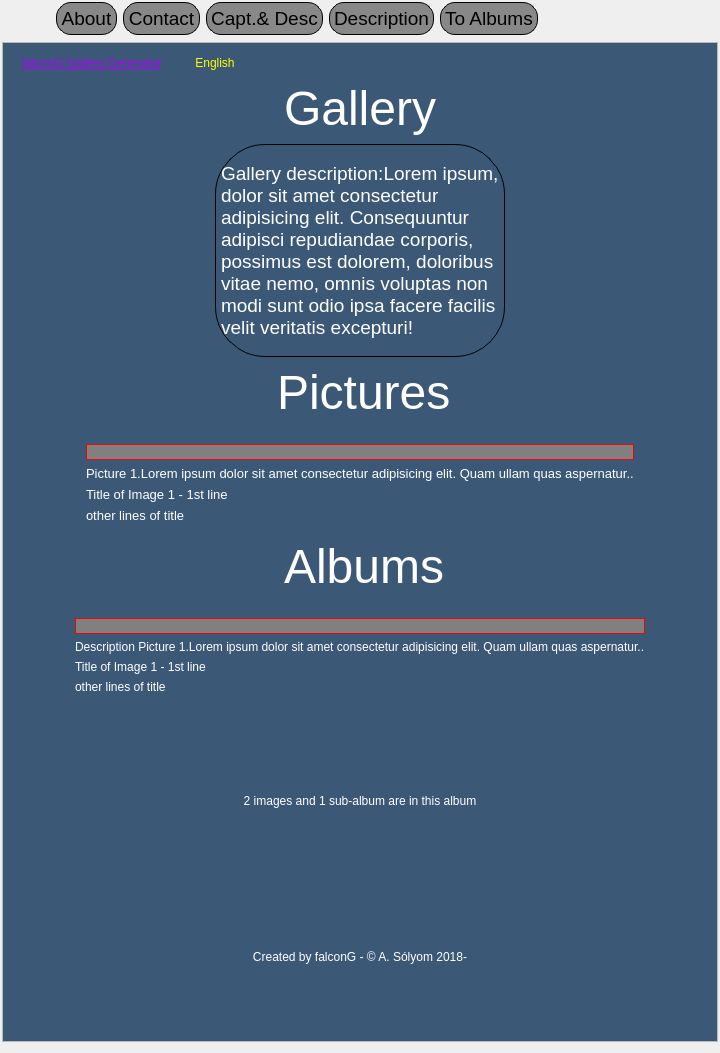
<?xml version="1.0" encoding="UTF-8"?>
<ui version="4.0">
 <class>DesignPageClass</class>
 <widget class="QWidget" name="DesignPageClass">
  <property name="geometry">
   <rect>
    <x>0</x>
    <y>0</y>
    <width>720</width>
    <height>1053</height>
   </rect>
  </property>
  <property name="windowTitle">
   <string>FalconG - Design form</string>
  </property>
  <layout class="QVBoxLayout" name="verticalLayout">
   <property name="leftMargin">
    <number>2</number>
   </property>
   <property name="topMargin">
    <number>1</number>
   </property>
   <property name="rightMargin">
    <number>2</number>
   </property>
   <item>
    <widget class="QWidget" name="widget" native="true">
     <property name="sizePolicy">
      <sizepolicy hsizetype="Expanding" vsizetype="Fixed">
       <horstretch>0</horstretch>
       <verstretch>0</verstretch>
      </sizepolicy>
     </property>
     <layout class="QHBoxLayout" name="horizontalLayout">
      <property name="leftMargin">
       <number>8</number>
      </property>
      <property name="topMargin">
       <number>1</number>
      </property>
      <property name="rightMargin">
       <number>1</number>
      </property>
      <property name="bottomMargin">
       <number>1</number>
      </property>
      <item>
       <widget class="QPushButton" name="btnDnUp">
        <property name="styleSheet">
         <string notr="true">#ntnDnUp {
	border-radius:15px;
	border 1px solid black;
}
#btnDnUp:pressed {
	background-color:#666;
}</string>
        </property>
        <property name="text">
         <string/>
        </property>
        <property name="icon">
         <iconset resource="falcong.qrc">
          <normaloff>:/icons/Resources/moveup-icon.png</normaloff>:/icons/Resources/moveup-icon.png</iconset>
        </property>
        <property name="flat">
         <bool>true</bool>
        </property>
       </widget>
      </item>
      <item>
       <widget class="QPushButton" name="btnDnAbout">
        <property name="font">
         <font>
          <pointsize>14</pointsize>
         </font>
        </property>
        <property name="styleSheet">
         <string notr="true">#btnDnAbout { background-color:#888; 
	border: 1px solid black; 
	border-radius:15px;
	padding:4px;
}
#btnDnAbout:pressed {
	background-color:#666;
}</string>
        </property>
        <property name="text">
         <string>About</string>
        </property>
        <property name="flat">
         <bool>true</bool>
        </property>
       </widget>
      </item>
      <item>
       <widget class="QPushButton" name="btnDnContact">
        <property name="font">
         <font>
          <pointsize>14</pointsize>
         </font>
        </property>
        <property name="styleSheet">
         <string notr="true">#btnDnContact { background-color:#888; 
	border: 1px solid black; 
	border-radius:15px;
	padding:4px;
}
#btnDnContact:pressed {
background-color:#666;
}</string>
        </property>
        <property name="text">
         <string>Contact</string>
        </property>
       </widget>
      </item>
      <item>
       <widget class="QPushButton" name="btnDnCaptDesc">
        <property name="font">
         <font>
          <pointsize>14</pointsize>
         </font>
        </property>
        <property name="styleSheet">
         <string notr="true">#btnDnCaptDesc { background-color:#888; 
	border: 1px solid black; 
	border-radius:15px;
	padding:4px;
}
#btnDnCaptDesc:pressed {
	background-color:#666;
}</string>
        </property>
        <property name="text">
         <string>Capt.&amp;&amp; Desc</string>
        </property>
        <property name="flat">
         <bool>true</bool>
        </property>
       </widget>
      </item>
      <item>
       <widget class="QPushButton" name="btnDnDescription">
        <property name="font">
         <font>
          <pointsize>14</pointsize>
         </font>
        </property>
        <property name="styleSheet">
         <string notr="true">#btnDnDescription{ background-color:#888; 
	border: 1px solid black; 
	border-radius:15px;
	padding:4px
}
#btnDnDescription:pressed {
	background-color:#666;
}</string>
        </property>
        <property name="text">
         <string>Description</string>
        </property>
        <property name="flat">
         <bool>true</bool>
        </property>
       </widget>
      </item>
      <item>
       <widget class="QPushButton" name="btnDnToAlbums">
        <property name="font">
         <font>
          <pointsize>14</pointsize>
         </font>
        </property>
        <property name="styleSheet">
         <string notr="true">#btnDnToAlbums  { background-color:#888; 
	border: 1px solid black; 
	border-radius:15px;
	padding:4px;
}
#btnDnToAlbums:pressed {
background-color:#666;
}</string>
        </property>
        <property name="text">
         <string>To Albums</string>
        </property>
        <property name="flat">
         <bool>true</bool>
        </property>
       </widget>
      </item>
      <item>
       <spacer name="horizontalSpacer">
        <property name="orientation">
         <enum>Qt::Horizontal</enum>
        </property>
        <property name="sizeHint" stdset="0">
         <size>
          <width>40</width>
          <height>20</height>
         </size>
        </property>
       </spacer>
      </item>
     </layout>
    </widget>
   </item>
   <item>
    <widget class="QScrollArea" name="scrollArea">
     <property name="widgetResizable">
      <bool>true</bool>
     </property>
     <widget class="QWidget" name="scrollAreaWidgetContents">
      <property name="geometry">
       <rect>
        <x>0</x>
        <y>0</y>
        <width>700</width>
        <height>1503</height>
       </rect>
      </property>
      <property name="styleSheet">
       <string notr="true">#scrollAreaWidgetContents {
	 background-color:#3b5876;
	color:white;
}</string>
      </property>
      <layout class="QVBoxLayout" name="verticalLayout_2">
       <item>
        <widget class="QWidget" name="widget_5" native="true">
         <property name="sizePolicy">
          <sizepolicy hsizetype="Preferred" vsizetype="Fixed">
           <horstretch>0</horstretch>
           <verstretch>0</verstretch>
          </sizepolicy>
         </property>
         <layout class="QHBoxLayout" name="horizontalLayout_10">
          <property name="spacing">
           <number>6</number>
          </property>
          <property name="topMargin">
           <number>0</number>
          </property>
          <property name="bottomMargin">
           <number>0</number>
          </property>
          <item>
           <widget class="QPushButton" name="btnDnName">
            <property name="styleSheet">
             <string notr="true">#btnDnName {
		color:#AA00FF;
		text-align:left;
		text-decoration:underline;
		text-align:left;
}</string>
            </property>
            <property name="text">
             <string>falconG Gallery Generator</string>
            </property>
            <property name="flat">
             <bool>true</bool>
            </property>
           </widget>
          </item>
          <item>
           <widget class="QPushButton" name="btnDnLang">
            <property name="styleSheet">
             <string notr="true">#btnDnLang {
 color:#FFFF00;
}</string>
            </property>
            <property name="text">
             <string>English</string>
            </property>
            <property name="flat">
             <bool>true</bool>
            </property>
           </widget>
          </item>
          <item>
           <spacer name="horizontalSpacer_16">
            <property name="orientation">
             <enum>Qt::Horizontal</enum>
            </property>
            <property name="sizeHint" stdset="0">
             <size>
              <width>20</width>
              <height>5</height>
             </size>
            </property>
           </spacer>
          </item>
         </layout>
        </widget>
       </item>
       <item>
        <widget class="QWidget" name="pnlDnGalleryTitle" native="true">
         <property name="sizePolicy">
          <sizepolicy hsizetype="Preferred" vsizetype="Fixed">
           <horstretch>0</horstretch>
           <verstretch>0</verstretch>
          </sizepolicy>
         </property>
         <layout class="QHBoxLayout" name="horizontalLayout_2">
          <property name="spacing">
           <number>1</number>
          </property>
          <property name="leftMargin">
           <number>9</number>
          </property>
          <property name="topMargin">
           <number>1</number>
          </property>
          <property name="bottomMargin">
           <number>1</number>
          </property>
          <item>
           <spacer name="horizontalSpacer_2">
            <property name="orientation">
             <enum>Qt::Horizontal</enum>
            </property>
            <property name="sizeHint" stdset="0">
             <size>
              <width>20</width>
              <height>40</height>
             </size>
            </property>
           </spacer>
          </item>
          <item>
           <widget class="ClickableLabel" name="lblDnGallery">
            <property name="font">
             <font>
              <pointsize>36</pointsize>
             </font>
            </property>
            <property name="styleSheet">
             <string notr="true">#lblDnGallery {
	color: white;
}</string>
            </property>
            <property name="text">
             <string>Gallery</string>
            </property>
           </widget>
          </item>
          <item>
           <spacer name="horizontalSpacer_3">
            <property name="orientation">
             <enum>Qt::Horizontal</enum>
            </property>
            <property name="sizeHint" stdset="0">
             <size>
              <width>20</width>
              <height>40</height>
             </size>
            </property>
           </spacer>
          </item>
         </layout>
        </widget>
       </item>
       <item>
        <widget class="QWidget" name="pnlDnGalleryDescription" native="true">
         <property name="sizePolicy">
          <sizepolicy hsizetype="Preferred" vsizetype="Fixed">
           <horstretch>0</horstretch>
           <verstretch>0</verstretch>
          </sizepolicy>
         </property>
         <layout class="QHBoxLayout" name="horizontalLayout_3">
          <property name="spacing">
           <number>1</number>
          </property>
          <property name="topMargin">
           <number>1</number>
          </property>
          <property name="bottomMargin">
           <number>1</number>
          </property>
          <item>
           <spacer name="horizontalSpacer_4">
            <property name="orientation">
             <enum>Qt::Horizontal</enum>
            </property>
            <property name="sizeHint" stdset="0">
             <size>
              <width>20</width>
              <height>213</height>
             </size>
            </property>
           </spacer>
          </item>
          <item>
           <widget class="ClickableLabel" name="lblDnGalleryDescription">
            <property name="font">
             <font>
              <pointsize>14</pointsize>
             </font>
            </property>
            <property name="styleSheet">
             <string notr="true">#lblDnGalleryDescription{
	border-radius:50px;
	border: 1px solid black;
	background-color:transparent;
	color:white
}</string>
            </property>
            <property name="frameShape">
             <enum>QFrame::NoFrame</enum>
            </property>
            <property name="text">
             <string>&lt;html&gt;&lt;head/&gt;&lt;body&gt;&lt;p&gt;Gallery description:Lorem ipsum, dolor sit amet consectetur adipisicing elit. Consequuntur adipisci repudiandae corporis, possimus est dolorem, doloribus vitae nemo, omnis voluptas non modi sunt odio ipsa facere facilis velit veritatis excepturi! &lt;/p&gt;&lt;/body&gt;&lt;/html&gt;</string>
            </property>
            <property name="wordWrap">
             <bool>true</bool>
            </property>
            <property name="margin">
             <number>8</number>
            </property>
           </widget>
          </item>
          <item>
           <spacer name="horizontalSpacer_5">
            <property name="orientation">
             <enum>Qt::Horizontal</enum>
            </property>
            <property name="sizeHint" stdset="0">
             <size>
              <width>20</width>
              <height>213</height>
             </size>
            </property>
           </spacer>
          </item>
         </layout>
        </widget>
       </item>
       <item>
        <widget class="QWidget" name="pnlPictureSectionHeader" native="true">
         <property name="sizePolicy">
          <sizepolicy hsizetype="Preferred" vsizetype="Fixed">
           <horstretch>0</horstretch>
           <verstretch>0</verstretch>
          </sizepolicy>
         </property>
         <property name="font">
          <font>
           <pointsize>36</pointsize>
          </font>
         </property>
         <layout class="QHBoxLayout" name="horizontalLayout_4">
          <property name="spacing">
           <number>1</number>
          </property>
          <property name="topMargin">
           <number>1</number>
          </property>
          <property name="rightMargin">
           <number>1</number>
          </property>
          <item>
           <spacer name="horizontalSpacer_6">
            <property name="orientation">
             <enum>Qt::Horizontal</enum>
            </property>
            <property name="sizeHint" stdset="0">
             <size>
              <width>20</width>
              <height>5</height>
             </size>
            </property>
           </spacer>
          </item>
          <item>
           <widget class="ClickableLabel" name="lblDnPictureSectionLabel">
            <property name="sizePolicy">
             <sizepolicy hsizetype="Minimum" vsizetype="Expanding">
              <horstretch>0</horstretch>
              <verstretch>0</verstretch>
             </sizepolicy>
            </property>
            <property name="font">
             <font>
              <pointsize>36</pointsize>
             </font>
            </property>
            <property name="styleSheet">
             <string notr="true">#lblDnPictureSectionLabel {
	color:white;
}</string>
            </property>
            <property name="text">
             <string>Pictures</string>
            </property>
           </widget>
          </item>
          <item>
           <spacer name="horizontalSpacer_7">
            <property name="orientation">
             <enum>Qt::Horizontal</enum>
            </property>
            <property name="sizeHint" stdset="0">
             <size>
              <width>20</width>
              <height>5</height>
             </size>
            </property>
           </spacer>
          </item>
         </layout>
        </widget>
       </item>
       <item>
        <widget class="QWidget" name="pnlDnImage1" native="true">
         <property name="sizePolicy">
          <sizepolicy hsizetype="Preferred" vsizetype="Fixed">
           <horstretch>0</horstretch>
           <verstretch>0</verstretch>
          </sizepolicy>
         </property>
         <property name="styleSheet">
          <string notr="true"/>
         </property>
         <layout class="QGridLayout" name="gridLayout">
          <item row="3" column="0" colspan="2">
           <spacer name="horizontalSpacer_14">
            <property name="orientation">
             <enum>Qt::Horizontal</enum>
            </property>
            <property name="sizeHint" stdset="0">
             <size>
              <width>20</width>
              <height>5</height>
             </size>
            </property>
           </spacer>
          </item>
          <item row="2" column="3" colspan="2">
           <spacer name="horizontalSpacer_13">
            <property name="orientation">
             <enum>Qt::Horizontal</enum>
            </property>
            <property name="sizeHint" stdset="0">
             <size>
              <width>20</width>
              <height>5</height>
             </size>
            </property>
           </spacer>
          </item>
          <item row="1" column="0" colspan="2">
           <spacer name="horizontalSpacer_10">
            <property name="orientation">
             <enum>Qt::Horizontal</enum>
            </property>
            <property name="sizeHint" stdset="0">
             <size>
              <width>20</width>
              <height>5</height>
             </size>
            </property>
           </spacer>
          </item>
          <item row="2" column="2">
           <widget class="ClickableLabel" name="lblDnTitleP">
            <property name="font">
             <font>
              <pointsize>10</pointsize>
             </font>
            </property>
            <property name="styleSheet">
             <string notr="true">#lblDnTitleP {
 color:white;
}</string>
            </property>
            <property name="text">
             <string>Title of Image 1 - 1st line</string>
            </property>
           </widget>
          </item>
          <item row="1" column="3" colspan="2">
           <spacer name="horizontalSpacer_11">
            <property name="sizePolicy">
             <sizepolicy hsizetype="Minimum" vsizetype="Minimum">
              <horstretch>0</horstretch>
              <verstretch>0</verstretch>
             </sizepolicy>
            </property>
            <property name="orientation">
             <enum>Qt::Horizontal</enum>
            </property>
            <property name="sizeHint" stdset="0">
             <size>
              <width>17</width>
              <height>5</height>
             </size>
            </property>
           </spacer>
          </item>
          <item row="1" column="2">
           <widget class="ClickableLabel" name="lblDnDescriptionP">
            <property name="sizePolicy">
             <sizepolicy hsizetype="Preferred" vsizetype="Fixed">
              <horstretch>0</horstretch>
              <verstretch>0</verstretch>
             </sizepolicy>
            </property>
            <property name="font">
             <font>
              <pointsize>10</pointsize>
             </font>
            </property>
            <property name="styleSheet">
             <string notr="true">#lblDnDescriptionP {
 color:white;
}</string>
            </property>
            <property name="text">
             <string>Picture 1.Lorem ipsum dolor sit amet consectetur adipisicing elit. Quam ullam quas aspernatur..</string>
            </property>
           </widget>
          </item>
          <item row="0" column="4">
           <spacer name="horizontalSpacer_9">
            <property name="orientation">
             <enum>Qt::Horizontal</enum>
            </property>
            <property name="sizeHint" stdset="0">
             <size>
              <width>20</width>
              <height>5</height>
             </size>
            </property>
           </spacer>
          </item>
          <item row="0" column="0">
           <spacer name="horizontalSpacer_8">
            <property name="orientation">
             <enum>Qt::Horizontal</enum>
            </property>
            <property name="sizeHint" stdset="0">
             <size>
              <width>20</width>
              <height>5</height>
             </size>
            </property>
           </spacer>
          </item>
          <item row="3" column="2">
           <widget class="ClickableLabel" name="lblDnTitlePO">
            <property name="font">
             <font>
              <pointsize>10</pointsize>
             </font>
            </property>
            <property name="styleSheet">
             <string notr="true">#lblDnTitlePO {
 color:white;
}</string>
            </property>
            <property name="text">
             <string>other lines of title</string>
            </property>
           </widget>
          </item>
          <item row="0" column="2">
           <widget class="QWidget" name="pnlDnImageP" native="true">
            <property name="styleSheet">
             <string notr="true">#pnlDnImageP
{
	border: 1px solid red;
	border-radius 15%;
	background:gray;
}</string>
            </property>
            <layout class="QHBoxLayout" name="horizontalLayout_5">
             <property name="spacing">
              <number>1</number>
             </property>
             <property name="leftMargin">
              <number>1</number>
             </property>
             <property name="topMargin">
              <number>1</number>
             </property>
             <property name="rightMargin">
              <number>1</number>
             </property>
             <property name="bottomMargin">
              <number>1</number>
             </property>
             <item>
              <widget class="ClickableLabel" name="lblDnImageP">
               <property name="sizePolicy">
                <sizepolicy hsizetype="Expanding" vsizetype="Expanding">
                 <horstretch>0</horstretch>
                 <verstretch>0</verstretch>
                </sizepolicy>
               </property>
               <property name="styleSheet">
                <string notr="true"/>
               </property>
               <property name="text">
                <string/>
               </property>
               <property name="pixmap">
                <pixmap resource="falcong.qrc">:/Preview/Resources/placeholder.jpg</pixmap>
               </property>
              </widget>
             </item>
            </layout>
           </widget>
          </item>
          <item row="2" column="0" colspan="2">
           <spacer name="horizontalSpacer_12">
            <property name="orientation">
             <enum>Qt::Horizontal</enum>
            </property>
            <property name="sizeHint" stdset="0">
             <size>
              <width>17</width>
              <height>5</height>
             </size>
            </property>
           </spacer>
          </item>
          <item row="3" column="3" colspan="2">
           <spacer name="horizontalSpacer_15">
            <property name="orientation">
             <enum>Qt::Horizontal</enum>
            </property>
            <property name="sizeHint" stdset="0">
             <size>
              <width>14</width>
              <height>5</height>
             </size>
            </property>
           </spacer>
          </item>
         </layout>
        </widget>
       </item>
       <item>
        <widget class="QWidget" name="pnlAlbumSectionHeader" native="true">
         <property name="sizePolicy">
          <sizepolicy hsizetype="Preferred" vsizetype="Fixed">
           <horstretch>0</horstretch>
           <verstretch>0</verstretch>
          </sizepolicy>
         </property>
         <property name="font">
          <font>
           <pointsize>36</pointsize>
          </font>
         </property>
         <layout class="QHBoxLayout" name="horizontalLayout_9">
          <property name="spacing">
           <number>1</number>
          </property>
          <property name="topMargin">
           <number>1</number>
          </property>
          <property name="rightMargin">
           <number>1</number>
          </property>
          <item>
           <spacer name="horizontalSpacer_25">
            <property name="orientation">
             <enum>Qt::Horizontal</enum>
            </property>
            <property name="sizeHint" stdset="0">
             <size>
              <width>40</width>
              <height>20</height>
             </size>
            </property>
           </spacer>
          </item>
          <item>
           <widget class="ClickableLabel" name="lblDnAlbumSectionLabel">
            <property name="sizePolicy">
             <sizepolicy hsizetype="Minimum" vsizetype="Expanding">
              <horstretch>0</horstretch>
              <verstretch>0</verstretch>
             </sizepolicy>
            </property>
            <property name="font">
             <font>
              <pointsize>36</pointsize>
             </font>
            </property>
            <property name="styleSheet">
             <string notr="true">#lblDnAlbumSectionLabel {
	color:white;
}</string>
            </property>
            <property name="text">
             <string>Albums</string>
            </property>
           </widget>
          </item>
          <item>
           <spacer name="horizontalSpacer_26">
            <property name="orientation">
             <enum>Qt::Horizontal</enum>
            </property>
            <property name="sizeHint" stdset="0">
             <size>
              <width>40</width>
              <height>20</height>
             </size>
            </property>
           </spacer>
          </item>
         </layout>
        </widget>
       </item>
       <item>
        <widget class="QWidget" name="pnlDnImage1_3" native="true">
         <property name="sizePolicy">
          <sizepolicy hsizetype="Preferred" vsizetype="Fixed">
           <horstretch>0</horstretch>
           <verstretch>0</verstretch>
          </sizepolicy>
         </property>
         <property name="styleSheet">
          <string notr="true"/>
         </property>
         <layout class="QGridLayout" name="gridLayout_2">
          <item row="4" column="1" colspan="2">
           <widget class="QWidget" name="pnlPictureSectionHeader_3" native="true">
            <property name="sizePolicy">
             <sizepolicy hsizetype="Preferred" vsizetype="Fixed">
              <horstretch>0</horstretch>
              <verstretch>0</verstretch>
             </sizepolicy>
            </property>
            <property name="font">
             <font>
              <pointsize>36</pointsize>
             </font>
            </property>
            <layout class="QHBoxLayout" name="horizontalLayout_8">
             <property name="spacing">
              <number>1</number>
             </property>
             <property name="topMargin">
              <number>1</number>
             </property>
             <property name="rightMargin">
              <number>1</number>
             </property>
            </layout>
           </widget>
          </item>
          <item row="0" column="0">
           <spacer name="horizontalSpacer_17">
            <property name="orientation">
             <enum>Qt::Horizontal</enum>
            </property>
            <property name="sizeHint" stdset="0">
             <size>
              <width>20</width>
              <height>5</height>
             </size>
            </property>
           </spacer>
          </item>
          <item row="3" column="3" colspan="2">
           <spacer name="horizontalSpacer_18">
            <property name="orientation">
             <enum>Qt::Horizontal</enum>
            </property>
            <property name="sizeHint" stdset="0">
             <size>
              <width>14</width>
              <height>5</height>
             </size>
            </property>
           </spacer>
          </item>
          <item row="0" column="4">
           <spacer name="horizontalSpacer_19">
            <property name="orientation">
             <enum>Qt::Horizontal</enum>
            </property>
            <property name="sizeHint" stdset="0">
             <size>
              <width>20</width>
              <height>5</height>
             </size>
            </property>
           </spacer>
          </item>
          <item row="2" column="2">
           <widget class="ClickableLabel" name="lblDnTitleA">
            <property name="styleSheet">
             <string notr="true">#lblDnTitleA {
	color: white;
}</string>
            </property>
            <property name="text">
             <string>Title of Image 1 - 1st line</string>
            </property>
           </widget>
          </item>
          <item row="3" column="0" colspan="2">
           <spacer name="horizontalSpacer_20">
            <property name="orientation">
             <enum>Qt::Horizontal</enum>
            </property>
            <property name="sizeHint" stdset="0">
             <size>
              <width>20</width>
              <height>5</height>
             </size>
            </property>
           </spacer>
          </item>
          <item row="1" column="0" colspan="2">
           <spacer name="horizontalSpacer_21">
            <property name="orientation">
             <enum>Qt::Horizontal</enum>
            </property>
            <property name="sizeHint" stdset="0">
             <size>
              <width>20</width>
              <height>5</height>
             </size>
            </property>
           </spacer>
          </item>
          <item row="0" column="2">
           <widget class="QWidget" name="pnlDnImageA" native="true">
            <property name="styleSheet">
             <string notr="true">#pnlDnImageA
{
	border: 1px solid red;
	border-radius 15%;
	background:gray;
}</string>
            </property>
            <layout class="QHBoxLayout" name="horizontalLayout_6">
             <property name="spacing">
              <number>1</number>
             </property>
             <property name="leftMargin">
              <number>1</number>
             </property>
             <property name="topMargin">
              <number>1</number>
             </property>
             <property name="rightMargin">
              <number>1</number>
             </property>
             <property name="bottomMargin">
              <number>1</number>
             </property>
             <item>
              <widget class="ClickableLabel" name="lblDnImageA">
               <property name="sizePolicy">
                <sizepolicy hsizetype="Expanding" vsizetype="Expanding">
                 <horstretch>0</horstretch>
                 <verstretch>0</verstretch>
                </sizepolicy>
               </property>
               <property name="styleSheet">
                <string notr="true"/>
               </property>
               <property name="text">
                <string/>
               </property>
               <property name="pixmap">
                <pixmap resource="falcong.qrc">:/Preview/Resources/placeholder.jpg</pixmap>
               </property>
              </widget>
             </item>
            </layout>
           </widget>
          </item>
          <item row="2" column="3" colspan="2">
           <spacer name="horizontalSpacer_22">
            <property name="orientation">
             <enum>Qt::Horizontal</enum>
            </property>
            <property name="sizeHint" stdset="0">
             <size>
              <width>20</width>
              <height>5</height>
             </size>
            </property>
           </spacer>
          </item>
          <item row="1" column="3" colspan="2">
           <spacer name="horizontalSpacer_23">
            <property name="sizePolicy">
             <sizepolicy hsizetype="Minimum" vsizetype="Minimum">
              <horstretch>0</horstretch>
              <verstretch>0</verstretch>
             </sizepolicy>
            </property>
            <property name="orientation">
             <enum>Qt::Horizontal</enum>
            </property>
            <property name="sizeHint" stdset="0">
             <size>
              <width>17</width>
              <height>5</height>
             </size>
            </property>
           </spacer>
          </item>
          <item row="2" column="0" colspan="2">
           <spacer name="horizontalSpacer_24">
            <property name="orientation">
             <enum>Qt::Horizontal</enum>
            </property>
            <property name="sizeHint" stdset="0">
             <size>
              <width>17</width>
              <height>5</height>
             </size>
            </property>
           </spacer>
          </item>
          <item row="3" column="2">
           <widget class="ClickableLabel" name="lblDnTitleAO">
            <property name="styleSheet">
             <string notr="true">#lblDnTitleAO {
	color: white;
}</string>
            </property>
            <property name="text">
             <string>other lines of title</string>
            </property>
           </widget>
          </item>
          <item row="1" column="2">
           <widget class="ClickableLabel" name="lblDnDescriptionA">
            <property name="sizePolicy">
             <sizepolicy hsizetype="Preferred" vsizetype="Fixed">
              <horstretch>0</horstretch>
              <verstretch>0</verstretch>
             </sizepolicy>
            </property>
            <property name="styleSheet">
             <string notr="true">#lblDnDescriptionA {
 color:white;
}</string>
            </property>
            <property name="text">
             <string>Description Picture 1.Lorem ipsum dolor sit amet consectetur adipisicing elit. Quam ullam quas aspernatur..</string>
            </property>
           </widget>
          </item>
         </layout>
        </widget>
       </item>
       <item>
        <widget class="ClickableLabel" name="lblDnSummary">
         <property name="minimumSize">
          <size>
           <width>0</width>
           <height>0</height>
          </size>
         </property>
         <property name="styleSheet">
          <string notr="true">#lblDnSummary {
	color: white;
}</string>
         </property>
         <property name="text">
          <string>2 images and 1 sub-album are in this album</string>
         </property>
         <property name="alignment">
          <set>Qt::AlignCenter</set>
         </property>
        </widget>
       </item>
       <item>
        <widget class="ClickableLabel" name="lblDnCopyright">
         <property name="styleSheet">
          <string notr="true">#lblDnCopyright {
	color: white;
}</string>
         </property>
         <property name="text">
          <string>Created by falconG - © A. Sólyom 2018-</string>
         </property>
         <property name="alignment">
          <set>Qt::AlignCenter</set>
         </property>
        </widget>
       </item>
      </layout>
     </widget>
    </widget>
   </item>
  </layout>
 </widget>
 <customwidgets>
  <customwidget>
   <class>ClickableLabel</class>
   <extends>QLabel</extends>
   <header>ClickableLabel.h</header>
  </customwidget>
 </customwidgets>
 <resources>
  <include location="falcong.qrc"/>
  <include location="falcong.qrc"/>
 </resources>
 <connections/>
</ui>
